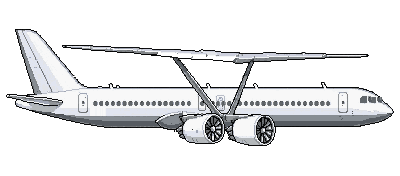
#> input picture assets/ui/plane-hangar-truss.png, 400 x 176 px; its folder holds 3 pictures in this run
$ python make_future_layers.py
#> lines starting #> are read from the running program, lines starting #| are printed output that depends on the picture
"""Hangar upgrade layers for the 2030s truss-braced wing and the far-future hydrogen blended wing (2026-11), drawn in code on the real
PixelLab portraits (same convention as make_787_layers.py: the WHOLE 400x176 plane with only that part changed (planelook.js composeOnto diffs against the base), drawn only where the plane is).
An ENGINE layer replaces the engine look (fleet.js lookParts shows the last engine level's part); BODY layers add up.
Run: python3 tools/art/make_future_layers.py -> assets/ui/upgrades/hangar-truss-*.png, hangar-hydrogen-*.png"""
from PIL import Image
import math, os
ROOT = os.path.join(os.path.dirname(os.path.abspath(__file__)), '..', '..')
OUT = os.path.join(ROOT, 'assets/ui/upgrades')
YELLOW = (255, 208, 64, 255)
CYAN, ICE, GREEN, BLACK = (70, 200, 235, 255), (190, 235, 250, 255), (70, 190, 110, 255), (14, 14, 26, 255)

def load(name): return Image.open(os.path.join(ROOT, f'assets/ui/plane-hangar-{name}.png')).convert('RGBA')
#> called with name = 'truss'
#> returned value is the input picture: PIL image 400x176 RGBA; mean R, G, B, A 48.6, 49.2, 50.3, 71.8
def blank(base): return Image.new('RGBA', base.size, (0, 0, 0, 0))
def on(base, x, y): return 0 <= x < base.width and 0 <= y < base.height and base.getpixel((x, y))[3] > 0
def put(L, base, x, y, c):
    if on(base, x, y): L.putpixel((x, y), c)
def ring(L, base, cx, cy, r, c, w=1):
    for y in range(cy - r - w, cy + r + w + 1):
        for x in range(cx - r - w, cx + r + w + 1):
            d = math.hypot(x - cx, y - cy)
            if r - 0.5 <= d <= r + w - 0.5: put(L, base, x, y, c)
def disc(L, base, cx, cy, r, c):
    for y in range(cy - r, cy + r + 1):
        for x in range(cx - r, cx + r + 1):
            if math.hypot(x - cx, y - cy) <= r: put(L, base, x, y, c)
def hline(L, base, x0, x1, y, c, step=1):
    for x in range(x0, x1, step): put(L, base, x, y, c)
def recolour_dark(L, base, box, to, thresh=110):
    for y in range(box[1], box[3]):
        for x in range(box[0], box[2]):
            r, g, b, a = base.getpixel((x, y))
            if a and r < thresh and g < thresh and b < thresh + 30 and (r, g, b) != BLACK[:3]: L.putpixel((x, y), to)

def truss():
    base = load('truss'); out = {}
    fans = [(213, 128), (262, 128)]
    L = blank(base)                                   # open-fan engines: a bright cyan ring round each fan
#> L: PIL image 400x176 RGBA; every value is 0
    for cx, cy in fans: ring(L, base, cx, cy, 14, CYAN)
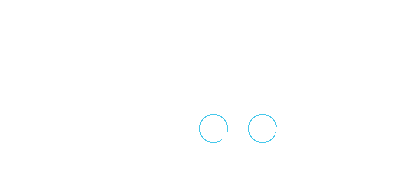
#> L: PIL image 400x176 RGBA; mean R, G, B, A 0.2, 0.5, 0.5, 0.6; transparent parts drawn white
    out['openfan'] = L
    L = blank(base)                                   # bigger open fans: a wider double ring
    for cx, cy in fans: ring(L, base, cx, cy, 14, CYAN); ring(L, base, cx, cy, 17, ICE)
    out['bigfan'] = L
    L = blank(base)                                   # hybrid-electric assist: green electric ring + a green stripe along each pod
    for cx, cy in fans: ring(L, base, cx, cy, 14, GREEN); ring(L, base, cx, cy, 17, ICE); hline(L, base, cx + 12, cx + 24, cy + 9, GREEN); hline(L, base, cx + 12, cx + 24, cy + 10, GREEN)
    out['hybrid'] = L
    L = blank(base)                                   # folding wingtips: a bold black-and-yellow hinge across the wing near each tip (3 px wide)
    for x in (88, 89, 90, 91, 336, 337, 338, 339):
        ys = [y for y in range(35, 75) if on(base, x, y)]
        for k, y in enumerate(ys): L.putpixel((x, y), YELLOW if (k + (x % 2)) % 2 == 0 else BLACK)
#> this loop made 8 passes
#> ys on passes 1 to 8: [45, 46, 47, 48, 49], [45, 46, 47, 48, 49], [45, 46, 47, 48, 49], [45, 46, 47, 48, 49, 50], [54, 55, 56, 57], [54, 55, 56, 57], [54, 55, 56, 57], [54, 55, 56, 57]
    out['fold'] = L
    L = blank(base)                                   # laminar-flow skin: a bold cyan dashed sheen along the wing (3 rows, 8 px dashes)
    for x in range(100, 345):
        if (x // 8) % 2 == 0:
            for y in range(48, 60):
                if on(base, x, y) and base.getpixel((x, y))[:3] != BLACK[:3] and sum(base.getpixel((x, y))[:3]) > 300: L.putpixel((x, y), CYAN)
    out['laminar'] = L
    L = blank(base)                                   # window-wall lounge: the cabin windows become one long pale-blue band
    recolour_dark(L, base, (90, 98, 340, 110), ICE)
    out['lounge'] = L
    return out

def hydrogen():
    base = load('hydrogen'); out = {}
    fans = [(95, 61), (129, 60)]
    L = blank(base)                                   # fuel-cell pods: two small green pods on the wing's front edge
    for x in (210, 240): disc(L, base, x, 108, 3, GREEN); disc(L, base, x, 108, 1, ICE)
    out['fuelcell'] = L
    L = blank(base)                                   # superconducting motors: a cold cyan glow round each fan
    for cx, cy in fans: ring(L, base, cx, cy, 10, CYAN, 2)
    out['supercon'] = L
    L = blank(base)                                   # quieter ducted fans: a soft white ring and a green inner ring
    for cx, cy in fans: ring(L, base, cx, cy, 10, ICE, 2); ring(L, base, cx, cy, 7, GREEN)
    out['ducted'] = L
    L = blank(base)                                   # insulated hydrogen tanks: a bold frosty band (5 rows, pale blue with a cyan edge) along the back of the body
    for y in range(80, 87):
        for x in range(150, 290):
            if on(base, x, y) and base.getpixel((x, y))[:3] != BLACK[:3]: L.putpixel((x, y), CYAN if y in (80, 86) else ICE)
    out['tanks'] = L
    L = blank(base)                                   # laminar flow all over: a bold cyan dashed sheen along the body (3 rows)
    for x in range(150, 345):
        if (x // 8) % 2 == 0:
            for y in range(86, 91):
                if on(base, x, y) and base.getpixel((x, y))[:3] != BLACK[:3]: L.putpixel((x, y), CYAN)
    out['laminar'] = L
    L = blank(base)                                   # panorama seats: the cabin windows become big pale panels
    recolour_dark(L, base, (255, 92, 372, 101), ICE)
    out['panorama'] = L
    return out

if __name__ == '__main__':
    for plane, fn in (('truss', truss), ('hydrogen', hydrogen)):
        for part, im in fn().items():
            n = sum(1 for p in im.getdata() if p[3]); assert n > 15, (plane, part, n)
#> after `n = sum((1 for p in im.getdata() if p[3]))`: n = 159
            full = load(plane).copy(); full.alpha_composite(im); full.save(os.path.join(OUT, f'hangar-{plane}-{part}.png'))   # the WHOLE plane with only that part changed (planelook.js diffs against the base); print(plane, part, n, 'px')
#> pass 2 of the loop `for plane, fn in (('truss', truss), ('hydrogen', hydrogen)):`:
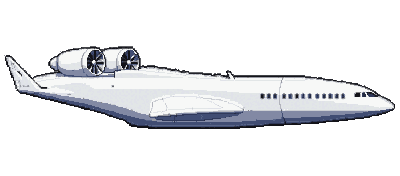
#> input picture assets/ui/plane-hangar-hydrogen.png, 400 x 176 px
#> in load, returned value is the input picture: PIL image 400x176 RGBA; mean R, G, B, A 48.1, 49.1, 51.6, 69.2
#> after the loop in hydrogen, `for x in (210, 240): disc(L, base, x, 108, 3, GREEN); disc(L, base, x,..`:
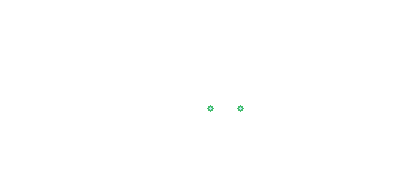
#> L: PIL image 400x176 RGBA; mean R, G, B, A 0.1, 0.2, 0.1, 0.2; transparent parts drawn white
